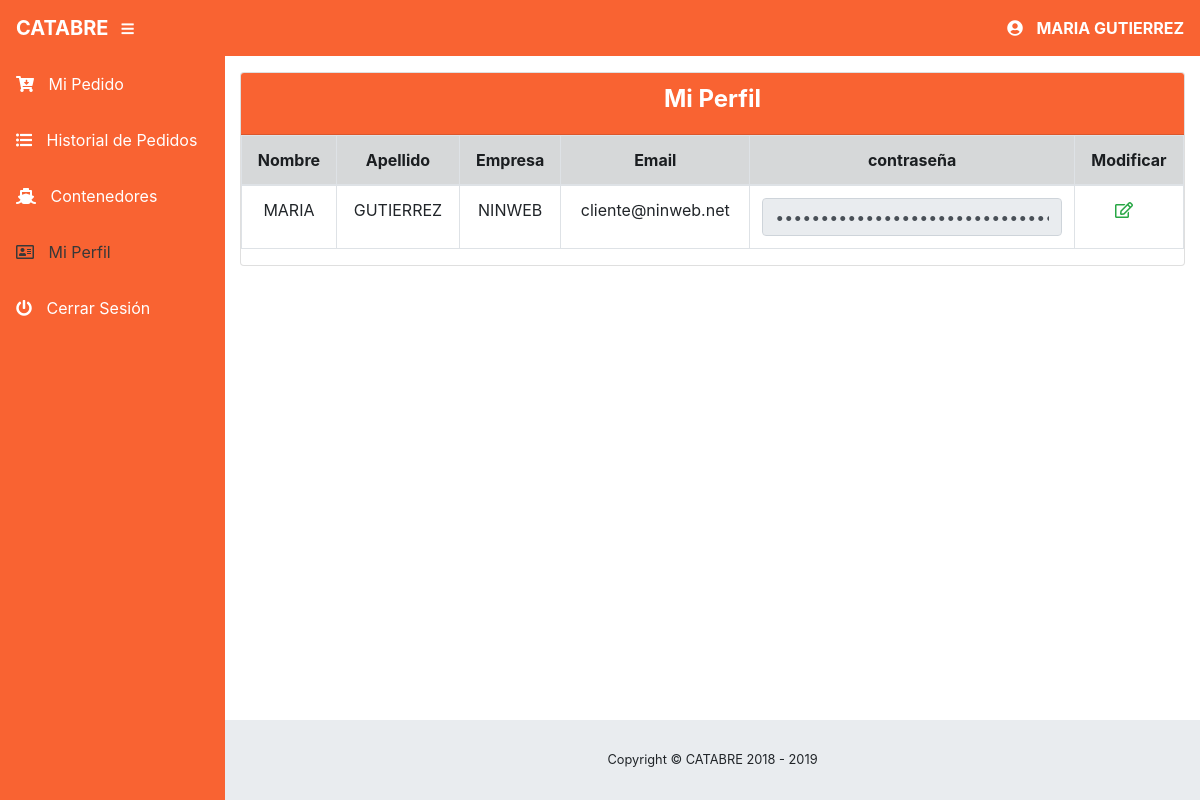
Before: /vista/mi-perfil-user.php (signed in) with the older database file.
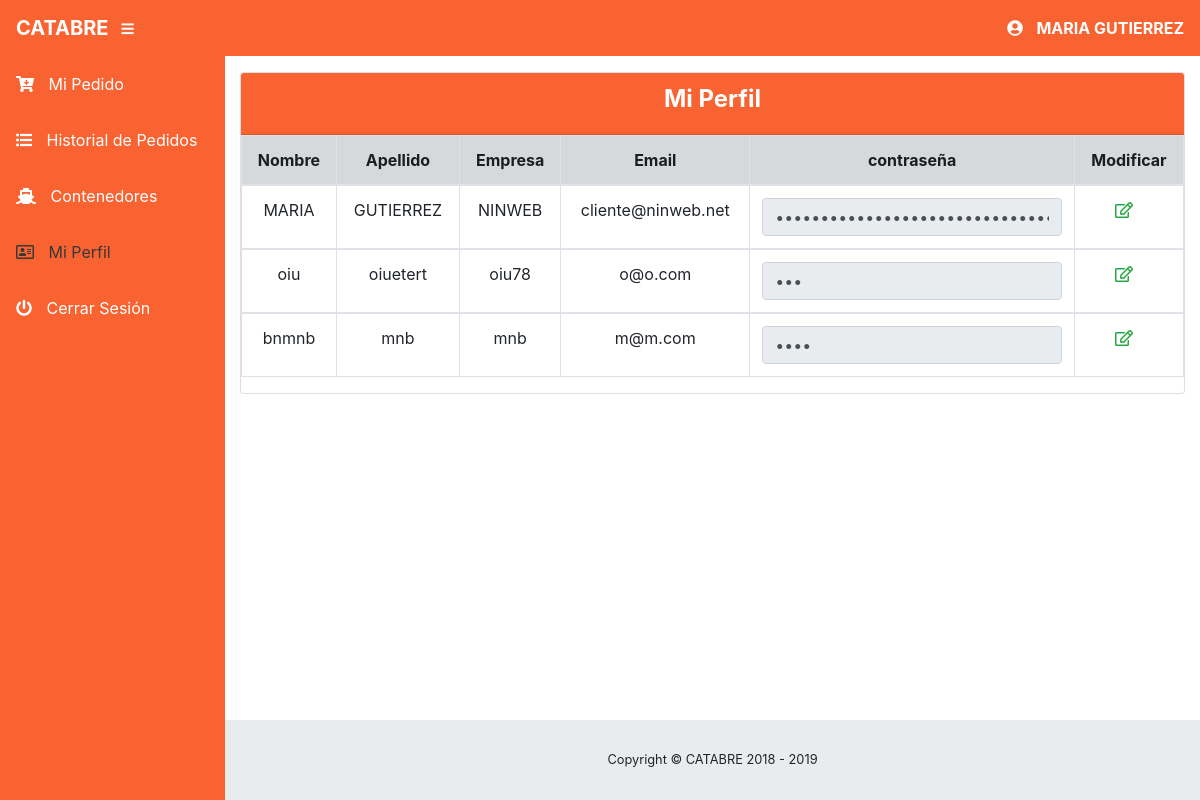
After: the same page with the newer database file.
### tables this page shows
CREATE TABLE `persona` (
  `id_persona` int(11) NOT NULL,
  `id_usuario` int(11) NOT NULL,
  `nombre` text NOT NULL,
  `apellido` text NOT NULL,
  `empresa` varchar(20) NOT NULL
);

CREATE TABLE `usuario` (
  `id_usuario` int(11) NOT NULL,
  `email` text NOT NULL,
  `clave` text NOT NULL,
  `tipo` text NOT NULL
);

### vista/mi-perfil-user.php (the view, shortened to what this page needs)
<?php
			include ("../modelo/conexion.php");
?>
<!DOCTYPE html>
<html>
 <head>
    <?php
      include("head.php");
    ?>
  </head>
	<body id="page-top">
		<?php
			include ('nav.php');
		?>
		<div id="wrapper">
			<?php
				include ('menu-user.php');
			?>
				<div id="content-wrapper">
					<div class="container-fluid">
							<div class="card">
								<div class="card-header" style="background-color: #f96332; color: #fff;">
									<h4 align="center" style="color: #fff;">Mi Perfil</h4>
								</div>
							<?php
									include ("../modelo/conexion.php");
									$consulta_usuario=mysqli_query($db, "SELECT * FROM usuario,persona WHERE persona.id_usuario=usuario.id_usuario AND usuario.tipo='user'");
								if (mysqli_num_rows($consulta_usuario)) {
									?>
									<table class="table table-bordered" style="text-align: center;">
										<thead class="alert-dark">
											<tr>
												<th>Nombre</th>
												<th>Apellido</th>
												<th>Empresa</th>
												<th>Email</th>
												<th>contraseña</th>
												<th>Modificar</th>
											</tr>
										</thead>
									<?php
										while ($fila=mysqli_fetch_array($consulta_usuario)) {
											?>
												<tbody>
													<tr>
														<td><?php echo $fila['nombre']; ?></td>
														<td><?php echo $fila['apellido']; ?></td>
														<td><?php echo $fila['empresa']; ?></td>
														<td><?php echo $fila['email']; ?></td>
														<td><input type="password" value="<?php echo $fila['clave']; ?>" disabled class="form-control"></td>
														<td>
															<a href="#" id="<?php echo $fila['id_usuario'];?>" data-target="#editar-user" data-toggle="modal" data-id="<?php echo $fila['id_usuario'];?>">
															<i class="far fa-edit" aria-hidden="true" style="color: #28a745;"></i>
															</a>
														</td>
													</tr>
												</tbody>
											<?php
										}
									?>
								</table>
					                  <?php
									}
							?>
							</div>
					</div>
					<?php
							include ('footer.php');
						?>
				</div>
	</body>
</html>

### vista/nav.php
  <nav class="navbar navbar-expand static-top" style="background-color: #f96332">
    <a class="navbar-brand mr-1" href="#" style="color: #fff; font-weight: bold;">CATABRE</a>
    <button class="btn btn-link btn-sm text-white order-1 order-sm-0" id="sidebarToggle" href="#">
      <i class="fas fa-bars"></i>
    </button>
    <ul class="navbar-nav ml-auto" style="color: #fff; font-weight: bold;">
     <li class="nav-item">
     	<i class="fas fa-user-circle"></i>
         <?php
         	include ("../modelo/conexion.php");
         	$consulta_persona = mysqli_query($db, "SELECT * FROM persona,usuario WHERE persona.id_usuario=usuario.id_usuario AND  usuario.id_usuario='".$_SESSION['id_usuario']."'");
         	$fila=mysqli_fetch_array($consulta_persona);
         	echo $fila['nombre'].' '.$fila['apellido'];
         ?>
     </li>
</ul>
 </nav>

Changed rows visible on the page:
added persona: nombre "oiu", apellido "oiuetert", empresa "oiu78", id_usuario.email "o@o.com"
added persona: nombre "bnmnb", apellido "mnb", empresa "mnb", id_usuario.email "m@m.com"
